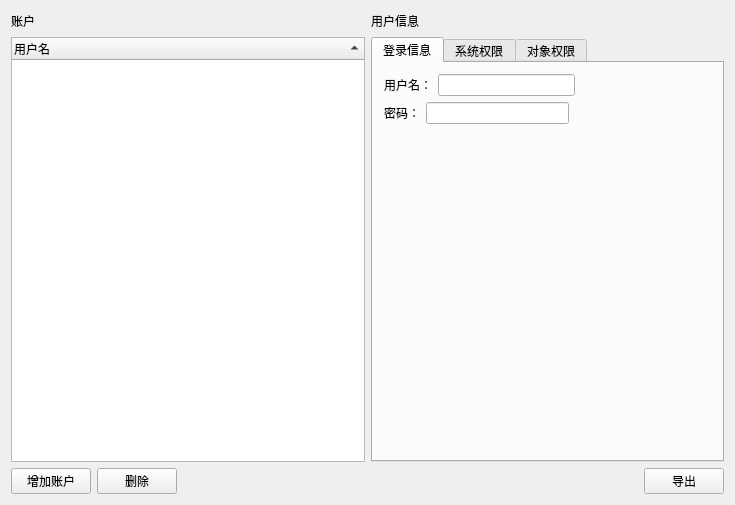
<?xml version="1.0" encoding="UTF-8"?>
<ui version="4.0">
 <class>MainWindow</class>
 <widget class="QMainWindow" name="MainWindow">
  <property name="geometry">
   <rect>
    <x>0</x>
    <y>0</y>
    <width>735</width>
    <height>505</height>
   </rect>
  </property>
  <property name="windowTitle">
   <string>MainWindow</string>
  </property>
  <widget class="QWidget" name="centralWidget">
   <layout class="QVBoxLayout" name="verticalLayout_3">
    <item>
     <layout class="QHBoxLayout" name="horizontalLayout_5">
      <item>
       <layout class="QVBoxLayout" name="verticalLayout">
        <item>
         <layout class="QHBoxLayout" name="horizontalLayout_2">
          <item>
           <widget class="QLabel" name="label_account">
            <property name="text">
             <string>账户</string>
            </property>
           </widget>
          </item>
          <item>
           <spacer name="horizontalSpacer_2">
            <property name="orientation">
             <enum>Qt::Horizontal</enum>
            </property>
            <property name="sizeHint" stdset="0">
             <size>
              <width>40</width>
              <height>20</height>
             </size>
            </property>
           </spacer>
          </item>
         </layout>
        </item>
        <item>
         <widget class="QTreeWidget" name="treeWidget_user_accounts">
          <property name="sortingEnabled">
           <bool>true</bool>
          </property>
          <property name="columnCount">
           <number>1</number>
          </property>
          <column>
           <property name="text">
            <string>用户名</string>
           </property>
          </column>
         </widget>
        </item>
        <item>
         <layout class="QHBoxLayout" name="horizontalLayout">
          <item>
           <widget class="QPushButton" name="add_account">
            <property name="text">
             <string>增加账户</string>
            </property>
           </widget>
          </item>
          <item>
           <widget class="QPushButton" name="delete_account">
            <property name="text">
             <string>删除</string>
            </property>
           </widget>
          </item>
          <item>
           <spacer name="horizontalSpacer">
            <property name="orientation">
             <enum>Qt::Horizontal</enum>
            </property>
            <property name="sizeHint" stdset="0">
             <size>
              <width>40</width>
              <height>20</height>
             </size>
            </property>
           </spacer>
          </item>
         </layout>
        </item>
       </layout>
      </item>
      <item>
       <layout class="QVBoxLayout" name="verticalLayout_2">
        <item>
         <layout class="QHBoxLayout" name="horizontalLayout_4">
          <item>
           <widget class="QLabel" name="label_user">
            <property name="text">
             <string>用户信息</string>
            </property>
           </widget>
          </item>
          <item>
           <spacer name="horizontalSpacer_4">
            <property name="orientation">
             <enum>Qt::Horizontal</enum>
            </property>
            <property name="sizeHint" stdset="0">
             <size>
              <width>40</width>
              <height>20</height>
             </size>
            </property>
           </spacer>
          </item>
         </layout>
        </item>
        <item>
         <widget class="QTabWidget" name="tabWidget_user_info">
          <property name="currentIndex">
           <number>0</number>
          </property>
          <widget class="QWidget" name="login">
           <attribute name="title">
            <string>登录信息</string>
           </attribute>
           <attribute name="toolTip">
            <string>用户登录信息</string>
           </attribute>
           <layout class="QVBoxLayout" name="verticalLayout_4">
            <item>
             <layout class="QHBoxLayout" name="horizontalLayout_6">
              <item>
               <widget class="QLabel" name="label_user_name">
                <property name="text">
                 <string>用户名：</string>
                </property>
               </widget>
              </item>
              <item>
               <widget class="QLineEdit" name="lineEdit_user_name"/>
              </item>
              <item>
               <spacer name="horizontalSpacer_5">
                <property name="orientation">
                 <enum>Qt::Horizontal</enum>
                </property>
                <property name="sizeHint" stdset="0">
                 <size>
                  <width>40</width>
                  <height>20</height>
                 </size>
                </property>
               </spacer>
              </item>
             </layout>
            </item>
            <item>
             <layout class="QHBoxLayout" name="horizontalLayout_7"/>
            </item>
            <item>
             <layout class="QHBoxLayout" name="horizontalLayout_8">
              <item>
               <widget class="QLabel" name="label_password">
                <property name="text">
                 <string>密码：</string>
                </property>
               </widget>
              </item>
              <item>
               <widget class="QLineEdit" name="lineEdit_password"/>
              </item>
              <item>
               <spacer name="horizontalSpacer_7">
                <property name="orientation">
                 <enum>Qt::Horizontal</enum>
                </property>
                <property name="sizeHint" stdset="0">
                 <size>
                  <width>40</width>
                  <height>20</height>
                 </size>
                </property>
               </spacer>
              </item>
             </layout>
            </item>
            <item>
             <spacer name="verticalSpacer">
              <property name="orientation">
               <enum>Qt::Vertical</enum>
              </property>
              <property name="sizeHint" stdset="0">
               <size>
                <width>20</width>
                <height>193</height>
               </size>
              </property>
             </spacer>
            </item>
           </layout>
          </widget>
          <widget class="QWidget" name="DDL_right">
           <attribute name="title">
            <string>系统权限</string>
           </attribute>
           <attribute name="toolTip">
            <string>授予用户管理权限</string>
           </attribute>
           <layout class="QVBoxLayout" name="verticalLayout_5">
            <item>
             <widget class="QTreeWidget" name="treeWidget_right">
              <property name="toolTip">
               <string/>
              </property>
              <property name="sortingEnabled">
               <bool>true</bool>
              </property>
              <property name="columnCount">
               <number>4</number>
              </property>
              <column>
               <property name="text">
                <string/>
               </property>
              </column>
              <column>
               <property name="text">
                <string>权限</string>
               </property>
              </column>
              <column>
               <property name="text">
                <string>描述</string>
               </property>
              </column>
              <column>
               <property name="text">
                <string>WITH ADMIN OPTION</string>
               </property>
              </column>
             </widget>
            </item>
            <item>
             <layout class="QHBoxLayout" name="horizontalLayout_9">
              <item>
               <spacer name="horizontalSpacer_8">
                <property name="orientation">
                 <enum>Qt::Horizontal</enum>
                </property>
                <property name="sizeHint" stdset="0">
                 <size>
                  <width>40</width>
                  <height>20</height>
                 </size>
                </property>
               </spacer>
              </item>
              <item>
               <widget class="QPushButton" name="pushButton_new_right">
                <property name="toolTip">
                 <string>新增一条DDL权限</string>
                </property>
                <property name="text">
                 <string>增加权限</string>
                </property>
               </widget>
              </item>
              <item>
               <widget class="QPushButton" name="pushButton_delete_DDL">
                <property name="text">
                 <string>删除</string>
                </property>
               </widget>
              </item>
             </layout>
            </item>
           </layout>
          </widget>
          <widget class="QWidget" name="privileges">
           <attribute name="title">
            <string>对象权限</string>
           </attribute>
           <attribute name="toolTip">
            <string>授予用户表项权限</string>
           </attribute>
           <layout class="QVBoxLayout" name="verticalLayout_8">
            <item>
             <layout class="QVBoxLayout" name="verticalLayout_6">
              <item>
               <widget class="QTreeWidget" name="treeWidget_table_info">
                <property name="sortingEnabled">
                 <bool>true</bool>
                </property>
                <column>
                 <property name="text">
                  <string>模式</string>
                 </property>
                </column>
                <column>
                 <property name="text">
                  <string>表</string>
                 </property>
                </column>
               </widget>
              </item>
              <item>
               <layout class="QHBoxLayout" name="horizontalLayout_10">
                <item>
                 <spacer name="horizontalSpacer_9">
                  <property name="orientation">
                   <enum>Qt::Horizontal</enum>
                  </property>
                  <property name="sizeHint" stdset="0">
                   <size>
                    <width>40</width>
                    <height>20</height>
                   </size>
                  </property>
                 </spacer>
                </item>
                <item>
                 <widget class="QPushButton" name="pushButton_new_db">
                  <property name="text">
                   <string>增加模式</string>
                  </property>
                 </widget>
                </item>
                <item>
                 <widget class="QPushButton" name="pushButton_new_table">
                  <property name="text">
                   <string>增加表</string>
                  </property>
                 </widget>
                </item>
                <item>
                 <widget class="QPushButton" name="pushButton_delete_db">
                  <property name="text">
                   <string>删除</string>
                  </property>
                 </widget>
                </item>
               </layout>
              </item>
             </layout>
            </item>
            <item>
             <layout class="QVBoxLayout" name="verticalLayout_7">
              <item>
               <widget class="QTreeWidget" name="treeWidget_privileges">
                <property name="sortingEnabled">
                 <bool>true</bool>
                </property>
                <property name="columnCount">
                 <number>4</number>
                </property>
                <column>
                 <property name="text">
                  <string/>
                 </property>
                </column>
                <column>
                 <property name="text">
                  <string>权限</string>
                 </property>
                </column>
                <column>
                 <property name="text">
                  <string>描述</string>
                 </property>
                </column>
                <column>
                 <property name="text">
                  <string>WITH GRANT OPTION</string>
                 </property>
                </column>
               </widget>
              </item>
              <item>
               <layout class="QHBoxLayout" name="horizontalLayout_11">
                <item>
                 <spacer name="horizontalSpacer_10">
                  <property name="orientation">
                   <enum>Qt::Horizontal</enum>
                  </property>
                  <property name="sizeHint" stdset="0">
                   <size>
                    <width>40</width>
                    <height>20</height>
                   </size>
                  </property>
                 </spacer>
                </item>
                <item>
                 <widget class="QPushButton" name="pushButton_new_priv">
                  <property name="text">
                   <string>增加权限</string>
                  </property>
                 </widget>
                </item>
                <item>
                 <widget class="QPushButton" name="pushButton_delete_priv">
                  <property name="text">
                   <string>删除</string>
                  </property>
                 </widget>
                </item>
               </layout>
              </item>
             </layout>
            </item>
            <item>
             <spacer name="verticalSpacer_2">
              <property name="orientation">
               <enum>Qt::Vertical</enum>
              </property>
              <property name="sizeHint" stdset="0">
               <size>
                <width>20</width>
                <height>20</height>
               </size>
              </property>
             </spacer>
            </item>
           </layout>
          </widget>
         </widget>
        </item>
        <item>
         <layout class="QHBoxLayout" name="horizontalLayout_3">
          <item>
           <spacer name="horizontalSpacer_3">
            <property name="orientation">
             <enum>Qt::Horizontal</enum>
            </property>
            <property name="sizeHint" stdset="0">
             <size>
              <width>40</width>
              <height>20</height>
             </size>
            </property>
           </spacer>
          </item>
          <item>
           <widget class="QPushButton" name="pushButton_derive">
            <property name="text">
             <string>导出</string>
            </property>
           </widget>
          </item>
         </layout>
        </item>
       </layout>
      </item>
     </layout>
    </item>
   </layout>
  </widget>
  <widget class="QMenuBar" name="menuBar">
   <property name="geometry">
    <rect>
     <x>0</x>
     <y>0</y>
     <width>735</width>
     <height>23</height>
    </rect>
   </property>
  </widget>
 </widget>
 <layoutdefault spacing="6" margin="11"/>
 <resources/>
 <connections/>
</ui>
